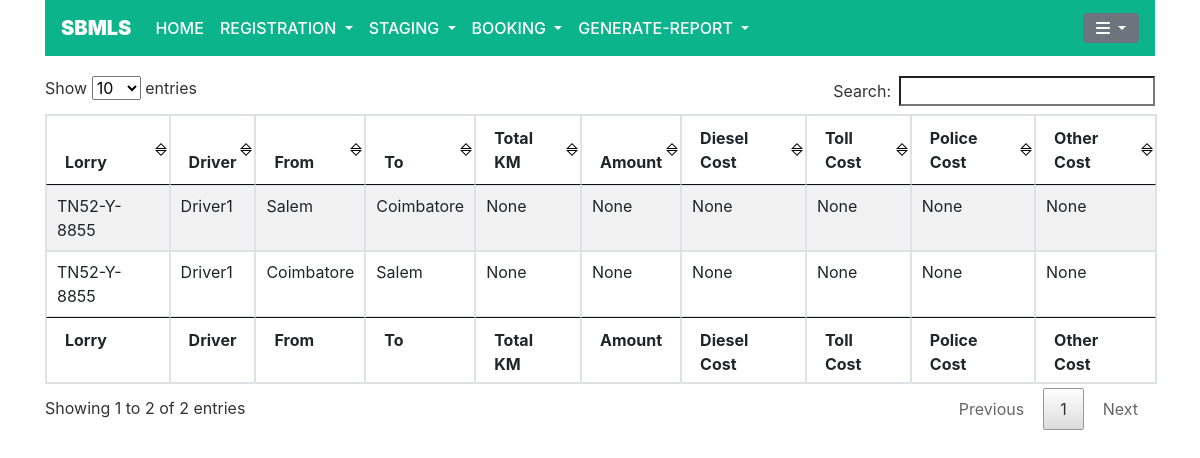
The page /mySales/ (signed in) on the database its author committed.
### MyApp/models.py (models this page shows, shortened)
class Booking(models.Model):
    lorryid = models.ForeignKey(RegisterLorry, on_delete=models.CASCADE)
    driverid = models.ForeignKey(RegisterDriver, on_delete=models.CASCADE)
    staginguser = models.ForeignKey(User, on_delete=models.CASCADE, related_name='staging_user', blank=True, null=True)
    bookinguser = models.ForeignKey(User, on_delete=models.CASCADE, related_name='booking_user', blank=True, null=True)
    cancelledby = models.ForeignKey(User, on_delete=models.CASCADE, related_name='cancelled_user', blank=True, null=True)
    completedby = models.ForeignKey(User, on_delete=models.CASCADE, related_name='completed_user', blank=True, null=True)
    client_name = models.ForeignKey(RegisterClient, on_delete=models.CASCADE,  blank=True, null=True)
    load_type = models.ForeignKey(LoadType, on_delete=models.CASCADE,  blank=True, null=True)
    bookingdate = models.DateTimeField(default=datetime.now)
    startdate = models.DateField()
    starttime = models.TimeField()
    enddate = models.DateField(blank=True, null=True)
    endtime = models.TimeField(blank=True, null=True)
    from_place = models.ForeignKey(Places, on_delete=models.CASCADE, related_name='booking_from_place')
    to_place = models.ForeignKey(Places, on_delete=models.CASCADE, related_name='booking_to_place')
    startkm = models.IntegerField(default=0)
    endkm = models.IntegerField(blank=True, null=True)
    state = models.CharField(max_length=263, default="NEW")
    estimated_amount = models.IntegerField(blank=True, null=True)
    amount = models.IntegerField(blank=True, null=True)
    dieselcost = models.IntegerField(blank=True, null=True)
    tollcost = models.IntegerField(blank=True, null=True)
    policecost = models.IntegerField(blank=True, null=True)
    othercost = models.IntegerField(blank=True, null=True)

class RegisterLorry(models.Model):
    user = models.ForeignKey(User, on_delete=models.CASCADE)
    vehicle_type = models.ForeignKey(VehicleType, on_delete=models.CASCADE)
    lorry_number = models.CharField(primary_key=True, max_length=75)
    year_model = models.IntegerField()
    def __str__(self):
        return str(self.lorry_number)

class RegisterDriver(models.Model):
    name = models.CharField(max_length=260, primary_key=True)
    phone_number = models.IntegerField()
    address = models.CharField(max_length=260)
    referedby = models.ForeignKey(User, on_delete=models.CASCADE)
    def __str__(self):
        return self.name

class Places(models.Model):
    place = models.CharField(max_length=264, unique=True)
    def __str__(self):
        return self.place

### MyApp/views.py (the view, shortened to what this page needs)
# urls.py: path('mySales/', views.get_report, name="my_sale"),
@login_required
def get_report(request, contents=''):
    print("contents : ", len(contents))
    global_sync = {"content_output":""}
    UserId = request.user.id
    UserType = (UserProfile.objects.values('user_type').filter(user=UserId))[0]['user_type']
    if UserType == 'LO':
        global_sync = {"content_output":"O"}
    elif UserType == 'MA':
        global_sync = {"content_output":"M"}
    elif UserType == 'AO':
        global_sync = {"content_output":"A"}
    elif UserType == 'NU':
        global_sync = {"content_output":"U"}
    else:
        global_sync = {"content_output":""}
    if UserType == "NU":
        messages.success(request, "You are not an authorized user.")
        return HttpResponseRedirect(reverse('home'))
    if UserType == 'MA' or UserType == 'AO':
        if len(contents) == 0:
            lorry_history = Booking.objects.all()
            return render(request, "reports.html", {'lorry_history':lorry_history, "content_output" : global_sync["content_output"]})
        else:
            lorry_id = contents['filter']['lorryid']
            from_date = contents['filter']['from_date']
            to_date = contents['filter']['todate']
            lorry_history = Booking.objects.filter(lorryid=lorry_id, bookingdate__range=[from_date, to_date])
            return render(request, "reports.html", {"lorry_history":lorry_history, "content_output" : global_sync["content_output"]})
    elif UserType == 'LO':
        lorry_numbers = RegisterLorry.objects.filter(user=request.user).values('lorry_number')
        shaved_lorry_numbers = []
        for lo_number in lorry_numbers:
            shaved_lorry_numbers.append(lo_number["lorry_number"])
        if len(contents) == 0:
            lorry_history = Booking.objects.filter(lorryid__in=shaved_lorry_numbers)
            return render(request, "reports.html", {'lorry_history':lorry_history, "content_output" : global_sync["content_output"]})

### templates/reports.html
{% extends "base/base_template.html" %}
{% load staticfiles %}
{% block content %}
<div class="container tables">
  <table id="dtBasicExample" class="table table-striped table-bordered table-sm" cellspacing="0" width="100%">
  <thead>
    <tr>
      <th class="th-sm">Lorry</th>
      <th class="th-sm">Driver</th>
      <th class="th-sm">From</th>
      <th class="th-sm">To</th>
      <th class="th-sm">Total KM</th>
      <th class="th-sm">Amount</th>
      <th class="th-sm">Diesel Cost</th>
      <th class="th-sm">Toll Cost</th>
      <th class="th-sm">Police Cost</th>
      <th class="th-sm">Other Cost</th>
    </tr>
  </thead>
  <tbody>
    {% for row in lorry_history %}
    <tr>
      <td>{{row.lorryid}}</td>
      <td>{{row.driverid}}</td>
      <td>{{row.from_place}}</td>
      <td>{{row.to_place}}</td>
      <td>{{row.endkm}}</td>
      <td>{{row.amount}}</td>
      <td>{{row.dieselcost}}</td>
      <td>{{row.tollcost}}</td>
      <td>{{row.policecost}}</td>
      <td>{{row.othercost}}</td>
    </tr>
    {% endfor %}
  </tbody>
  <tfoot>
    <tr>
      <th>Lorry</th>
      <th>Driver</th>
      <th>From</th>
      <th>To</th>
      <th>Total KM</th>
      <th>Amount</th>
      <th>Diesel Cost</th>
      <th>Toll Cost</th>
      <th>Police Cost</th>
      <th>Other Cost</th>
    </tr>
  </tfoot>
</table>
</div>
{% endblock %}

### templates/base/base_template.html (shortened to what this page needs)
<!DOCTYPE html>
{% load staticfiles %}
{% load crispy_forms_tags %}
{% load bootstrap4 %}
{% bootstrap_css %}
<html lang="en" dir="ltr">
  <head>
    <link rel="stylesheet" href="https://maxcdn.bootstrapcdn.com/bootstrap/4.3.1/css/bootstrap.min.css">
    <link rel="stylesheet" href="{% static "base_template.css" %}">
    <link rel="stylesheet" href="{% static "datatable.css" %}">
  </head>
  <body>
    <div class="container">
        <nav class="navbar navbar-expand-lg navbar-light" style="background-color: #0BB48B;">
          <a class="navbar-brand" style="color: white; font-weight:900;" href="{% url 'home' %}" >SBMLS</a>
          <div class="collapse navbar-collapse" id="navbarSupportedContent">
            <ul class="navbar-nav mr-auto">
              <li class="nav-item active">
                <a class="nav-link" style="color: white; font-weight:450;" href="{% url 'home' %}">HOME <span class="sr-only">(current)</span></a>
              </li>
              {% if user.is_authenticated and content_output == "M" %}
              <li class="nav-item dropdown">
                  <a class="nav-link dropdown-toggle" style="color: white; font-weight:450;" href="{% url 'option' %}" id="navbarDropdown" role="button" data-toggle="dropdown" aria-haspopup="true" aria-expanded="false">
                  ADD
                  </a>
                  <div class="dropdown-menu" aria-labelledby="navbarDropdown">
                      <a class="dropdown-item" onmouseover="mouseOver(0)" onmouseout="mouseOut(0)" href="{% url 'register_places' %}">ADD LOCATION</a>
                      <a class="dropdown-item" onmouseover="mouseOver(1)" onmouseout="mouseOut(1)" href="{% url 'register_vehicle_type' %}">ADD VEHICLE TYPE</a>
                      <a class="dropdown-item" onmouseover="mouseOver(2)" onmouseout="mouseOut(2)" href="{% url 'register_loadtype' %}">ADD LOAD TYPE</a>
                  </div>
              </li>
                  <li class="nav-item dropdown">
                      <a class="nav-link dropdown-toggle" style="color: white; font-weight:450;" href="{% url 'option' %}" id="navbarDropdown" role="button" data-toggle="dropdown" aria-haspopup="true" aria-expanded="false">
                      REGISTRATION
                      </a>
                      <div class="dropdown-menu" aria-labelledby="navbarDropdown">
                          <a class="dropdown-item" onmouseover="mouseOver(3)" onmouseout="mouseOut(3)" href="{% url 'register_driver_view' %}">REGISTER DRIVER</a>
                          <a class="dropdown-item" onmouseover="mouseOver(4)" onmouseout="mouseOut(4)" href="{% url 'register_client' %}">REGISTER CLIENT</a>
                      </div>
                  </li>
              <li class="nav-item dropdown">
                  <a class="nav-link dropdown-toggle" style="color: white; font-weight:450;" href="{% url 'option' %}" id="navbarDropdown" role="button" data-toggle="dropdown" aria-haspopup="true" aria-expanded="false">
                  STAGING
                  </a>
                  <div class="dropdown-menu" aria-labelledby="navbarDropdown">
                      <a class="dropdown-item" onmouseover="mouseOver(5)" onmouseout="mouseOut(5)" href="{% url 'create_staging' %}">STAGE LORRY</a>
                    </div>
                </li>
                <li class="nav-item dropdown">
                    <a class="nav-link dropdown-toggle" style="color: white; font-weight:450;" href="{% url 'option' %}" id="navbarDropdown" role="button" data-toggle="dropdown" aria-haspopup="true" aria-expanded="false">
                    BOOKING
                    </a>
                    <div class="dropdown-menu" aria-labelledby="navbarDropdown">
                        <a class="dropdown-item" onmouseover="mouseOver(6)" onmouseout="mouseOut(6)" href="{% url 'search_lorry' %}">CREATE BOOKING</a>
                        <a class="dropdown-item" onmouseover="mouseOver(7)" onmouseout="mouseOut(7)" href="{% url 'my_book' %}">MY BOOKING</a>
                        <a class="dropdown-item" onmouseover="mouseOver(8)" onmouseout="mouseOut(8)" href="{% url 'my_complete_option' %}">COMPLETE BOOKING</a>
                      </div>
                  </li>
                  <li class="nav-item dropdown">
                      <a class="nav-link dropdown-toggle" style="color: white; font-weight:450;" href="{% url 'option' %}" id="navbarDropdown" role="button" data-toggle="dropdown" aria-haspopup="true" aria-expanded="false">
                      GENERATE-REPORT
                      </a>
                      <div class="dropdown-menu" aria-labelledby="navbarDropdown">
                          <a class="dropdown-item" onmouseover="mouseOver(9)" onmouseout="mouseOut(9)" href="{% url 'my_sale' %}">QUICK REPORT</a>
                          <a class="dropdown-item" onmouseover="mouseOver(10)" onmouseout="mouseOut(10)" href="{% url 'reportSearch' %}">CUSTOM REPORT</a>
                        </div>
                    </li>
                </ul>
                <form class="form-inline my-2 my-lg-0">
                  <div class="dropdown">
                     <button class="btn btn-secondary dropdown-toggle fas fa-bars style="background:grey ;border-radius:50%;" type="button" id="dropdownMenuButton" data-toggle="dropdown" aria-haspopup="true" aria-expanded="false">
                     </button>
                     <div class="dropdown-menu" aria-labelledby="dropdownMenuButton">
                         <a class="dropdown-item" onmouseover="mouseOver(11)" onmouseout="mouseOut(11)" href="{% url 'user_logout' %}">Logout</a>
                     </div>
                  </div>
                </form>
                {% elif user.is_authenticated and content_output == "O" %}
                <li class="nav-item dropdown">
                    <a class="nav-link dropdown-toggle" style="color: white; font-weight:450;" href="{% url 'option' %}" id="navbarDropdown" role="button" data-toggle="dropdown" aria-haspopup="true" aria-expanded="false">
                    REGISTRATION
                    </a>
                </li>
            <li class="nav-item dropdown">
                <a class="nav-link dropdown-toggle" style="color: white; font-weight:450;" href="{% url 'option' %}" id="navbarDropdown" role="button" data-toggle="dropdown" aria-haspopup="true" aria-expanded="false">
                STAGING
                </a>
              </li>
              <li class="nav-item dropdown">
                  <a class="nav-link dropdown-toggle" style="color: white; font-weight:450;" href="{% url 'option' %}" id="navbarDropdown" role="button" data-toggle="dropdown" aria-haspopup="true" aria-expanded="false">
                  BOOKING
                  </a>
                </li>
                <li class="nav-item dropdown">
                    <a class="nav-link dropdown-toggle" style="color: white; font-weight:450;" href="{% url 'option' %}" id="navbarDropdown" role="button" data-toggle="dropdown" aria-haspopup="true" aria-expanded="false">
                    GENERATE-REPORT
                    </a>
                  </li>
              </ul>
              <form class="form-inline my-2 my-lg-0">
                <div class="dropdown">
                   <button class="btn btn-secondary dropdown-toggle fas fa-bars style="background:grey ;border-radius:50%;" type="button" id="dropdownMenuButton" data-toggle="dropdown" aria-haspopup="true" aria-expanded="false">
                   </button>
                </div>
              </form>
            {% endif %}
          </div>
        </nav>
      </div>
    {% block content %}
    {% endblock %}
  </body>
</html>

### static/base_template.css (style rules this page uses)
* { box-sizing: border-box; }
.tables { padding-top: 20px; }

### static/datatable.css (style rules this page uses)
table.dataTable { width:100%;margin:0 auto;clear:both;border-collapse:separate;border-spacing:0 }
table.dataTable thead th,table.dataTable tfoot th { font-weight:bold }
table.dataTable thead th,table.dataTable thead td { padding:10px 18px;border-bottom:1px solid #111 }
table.dataTable tfoot th,table.dataTable tfoot td { padding:10px 18px 6px 18px;border-top:1px solid #111 }
table.dataTable thead .sorting,table.dataTable thead .sorting_asc,table.dataTable thead .sorting_desc,table.dataTable thead .sorting_asc_disabled,table.dataTable thead .sorting_desc_disabled { cursor:pointer;*cursor:hand;background-repeat:no-repeat;background-position:center right }
table.dataTable thead .sorting { background-image:url("sort.png") }
table.dataTable thead .sorting_asc { background-image:url("sort.png") }
table.dataTable tbody tr { background-color:#ffffff }
table.dataTable tbody th,table.dataTable tbody td { padding:8px 10px }
table.dataTable,table.dataTable th,table.dataTable td { box-sizing:content-box }

### rows shown on the page
Booking: lorryid "TN52-Y-8855", driverid "Driver1", from_place "Salem", to_place "Coimbatore", endkm "None", amount "None", dieselcost "None", tollcost "None", policecost "None", othercost "None"
Booking: lorryid "TN52-Y-8855", driverid "Driver1", from_place "Coimbatore", to_place "Salem", endkm "None", amount "None", dieselcost "None", tollcost "None", policecost "None", othercost "None"
